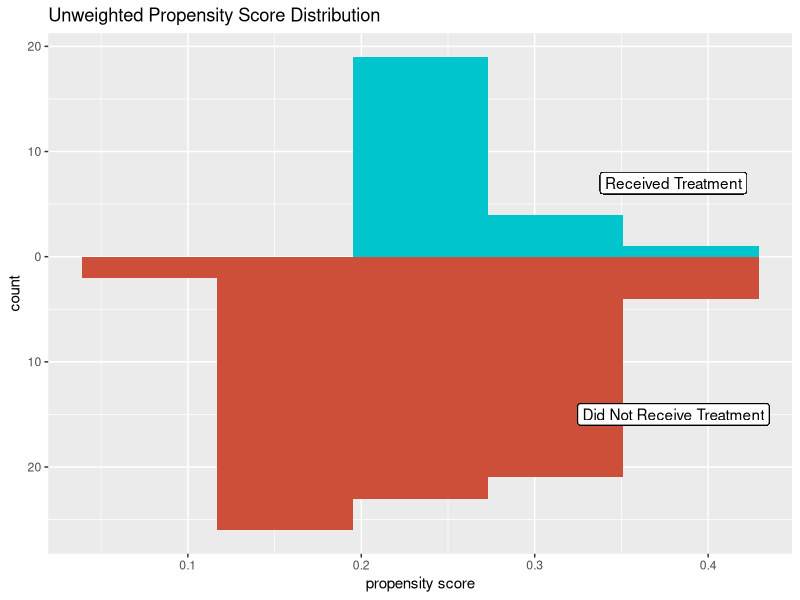
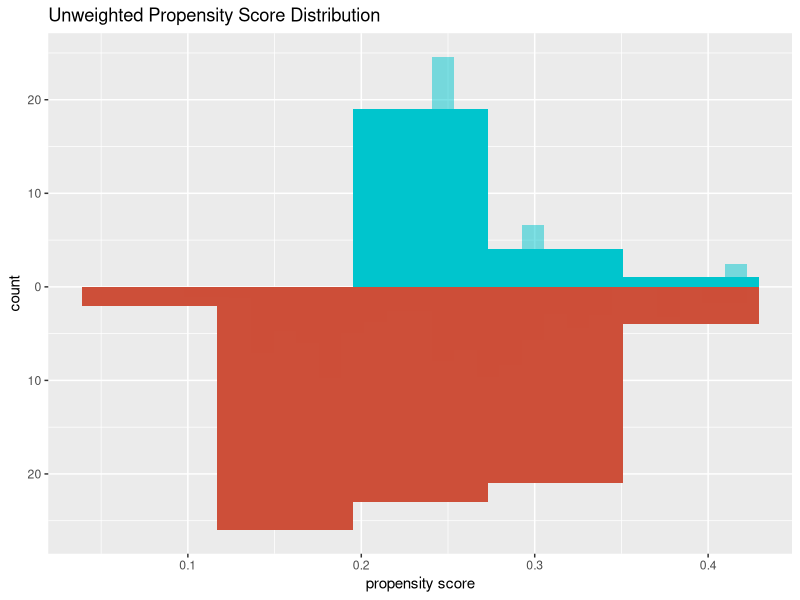

Write the R code that produced these figures, in order.
## ---- chunk 1
knitr::opts_chunk$set(echo = TRUE)
## ---- chunk 2
printFlag = FALSE
library(tidyverse, warn.conflicts = FALSE)
library(broom)
## ---- chunk 3
n = 100
set.seed(5)

# generate data
datsim = tibble(
  z = rnorm(n),
  xlin = z + rnorm(n),
  x_p = ifelse(z < .5, exp(xlin)/(1 + exp(xlin)), 0),
  x = rbinom(n,1, x_p),
  y = z + x
)
## ---- chunk 4
# propensity score model
glm_sim = glm(x ~ z,
          data = datsim,
          family = binomial())


# add propensity scores to df
datsim = glm_sim %>%
  augment(type.predict = "response",
          data = datsim)

## ---- chunk 5
df_plot_ps_simuw = datsim %>%
  tidyr::pivot_wider(names_from = x,
                     values_from = .fitted,
                     names_prefix = "x_p")

ggplot(df_plot_ps_simuw)+
  geom_histogram(bins = 5,
                 aes(x = x_p1),
                 fill = "turquoise3")+
  geom_histogram(bins = 5,
                 aes(x = x_p0,
                     y = -stat(count)),
                 fill = "tomato3")+
  geom_label(
    label = "Received Treatment",
    x = .38,
    y = 7
  )+
  geom_label(
    label = "Did Not Receive Treatment",
    x = .38,
    y = -15
  )+
  scale_y_continuous("count", label = abs) + 
  scale_x_continuous("propensity score") +
  labs(title = "Unweighted Propensity Score Distribution")
## ---- chunk 6
datsim %>%
  summarise(observed_causal_effect = mean(y[x == 1]) - 
              mean(y[x == 0]))
## ---- chunk 7
# calculate weights and add to df
datsim = datsim %>%
  mutate(w_ate = x/ .fitted + (1 - x)/(1 - .fitted))

## ---- chunk 8
# propensity score model
ggplot(df_plot_ps_simuw)+
  geom_histogram(bins = 5,
                 aes(x = x_p1),
                 fill = "turquoise3")+
  geom_histogram(bins = 25,
                 alpha = .5,
                 aes(x = x_p1,
                     weight = datsim$w_ate),
                 fill = "turquoise3")+
  geom_histogram(bins = 5,
                 aes(x = x_p0,
                     y = -stat(count)),
                 fill = "tomato3")+
  geom_histogram(bins = 25,
                 alpha = .5,
                 aes(x = x_p0,
                     weight = datsim$w_ate,
                     y = -stat(count)),
                 fill = "tomato3")+
  geom_label(
    label = "Received Treatment",
    x = .52,
    y = 7
  )+
  geom_label(
    label = "Did Not Receive Treatment",
    x = .52,
    y = -14
  )+
  scale_y_continuous("count", label = abs) + 
  scale_x_continuous("propensity score") +
  labs(title = "Unweighted Propensity Score Distribution")
## ---- chunk 9
datsim %>%
  summarise(
    ate = sum(y*x*w_ate)/sum(x*w_ate) - sum(y*(1 - x)*w_ate)/
      sum((1-x)*w_ate)
  )
## ---- chunk 10
# creating group variable to filter
datsim$inpop = ifelse(datsim$z < .5,1,0)

datsim %>%
  group_by(inpop)%>%
  summarise(
    observed_causal_effect = sum(y*x)/sum(x) - sum(y*(1 - x))/
      sum((1-x)),
    ate = sum(y*x*w_ate)/sum(x*w_ate) - sum(y*(1 - x)*w_ate)/
      sum((1-x)*w_ate)
  )
